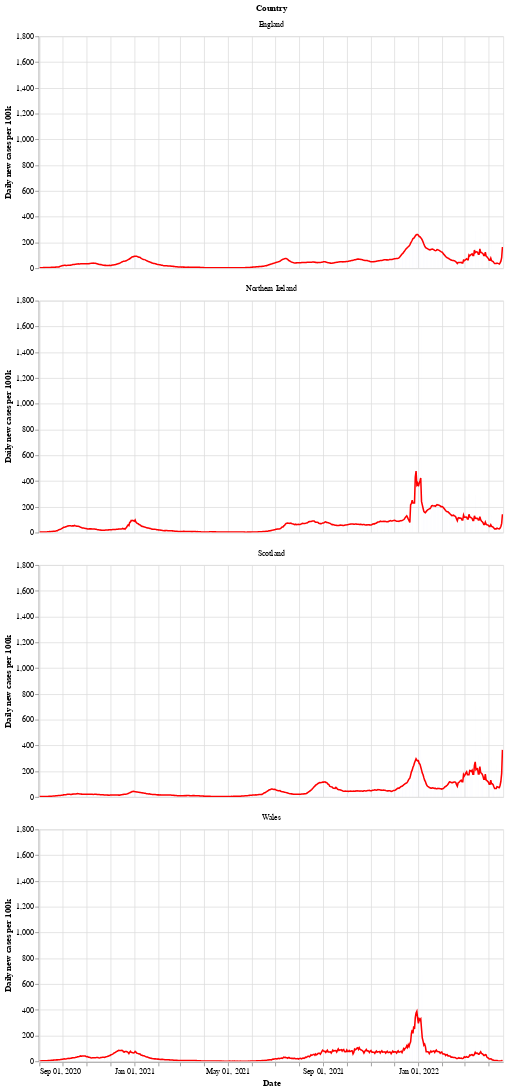

Notebook cell for this chart:
### Markdown cell above
Next is a bar chart of the number of new cases in each country (per 100k population), with the 7 day moving average of cases. Again we see that Wales saw a longer period of raising and falling cases compared to the other countries.

After a period of cases falling, each nation is now seeing a rise in the number of cases - especially in Wales.

### Code cell
# collapse
bars = alt.Chart(uk_cases).mark_bar().encode(
    x=alt.X("yearmonthdate(date):T", axis=alt.Axis(title='Date')),
    y=alt.Y("newCasesRate:Q", axis=alt.Axis(title='Daily new cases per 100k')),
    tooltip='newCasesRate',
    color=alt.condition(
        alt.datum.dailyChange > 0,
        alt.value("orange"),  # The positive color
        alt.value("blue")  # The negative color
    )
).properties(title='New cases per 100k population with rolling 7 day average', width=600).interactive()
line = alt.Chart(uk_cases).mark_line(
    color='red',
    size=2,
).transform_window(
    rolling_mean='mean(newCasesRate)',
    frame=[0, 7],
    groupby=['areaName']
).encode(
    x='yearmonthdate(date):T',
    y='rolling_mean:Q'
)
alt.layer(line, bars, data=uk_cases).facet(alt.Row('areaName', title='Country'), columns=1)

### Figure 1 — Vega-Lite specification as saved in the notebook (floating-point values rounded to 4 significant figures; data arrays with more than 128 entries replaced by an {"elided": "..."} marker saying what was removed)
{"config": {"view": {"continuousWidth": 400, "continuousHeight": 300}}, "data": {"name": "data-8b94f8b1acec385eaa3998a32e9f0673"}, "facet": {"type": "nominal", "field": "areaName", "title": "Country"}, "spec": {"layer": [{"mark": {"type": "line", "color": "red", "size": 2}, "encoding": {"x": {"type": "temporal", "field": "date", "timeUnit": "yearmonthdate"}, "y": {"type": "quantitative", "field": "rolling_mean"}}, "transform": [{"window": [{"op": "mean", "field": "newCasesRate", "as": "rolling_mean"}], "frame": [0, 7], "groupby": ["areaName"]}]}, {"mark": "bar", "encoding": {"color": {"condition": {"value": "orange", "test": "(datum.dailyChange > 0)"}, "value": "blue"}, "tooltip": {"type": "quantitative", "field": "newCasesRate"}, "x": {"type": "temporal", "axis": {"title": "Date"}, "field": "date", "timeUnit": "yearmonthdate"}, "y": {"type": "quantitative", "axis": {"title": "Daily new cases per 100k"}, "field": "newCasesRate"}}, "selection": {"selector002": {"type": "interval", "bind": "scales", "encodings": ["x", "y"]}}, "title": "New cases per 100k population with rolling 7 day average", "width": 600}]}, "columns": 1, "$schema": "https://vega.github.io/schema/vega-lite/v4.8.1.json", "datasets": {"data-8b94f8b1acec385eaa3998a32e9f0673": {"elided": "2384 records"}}}
